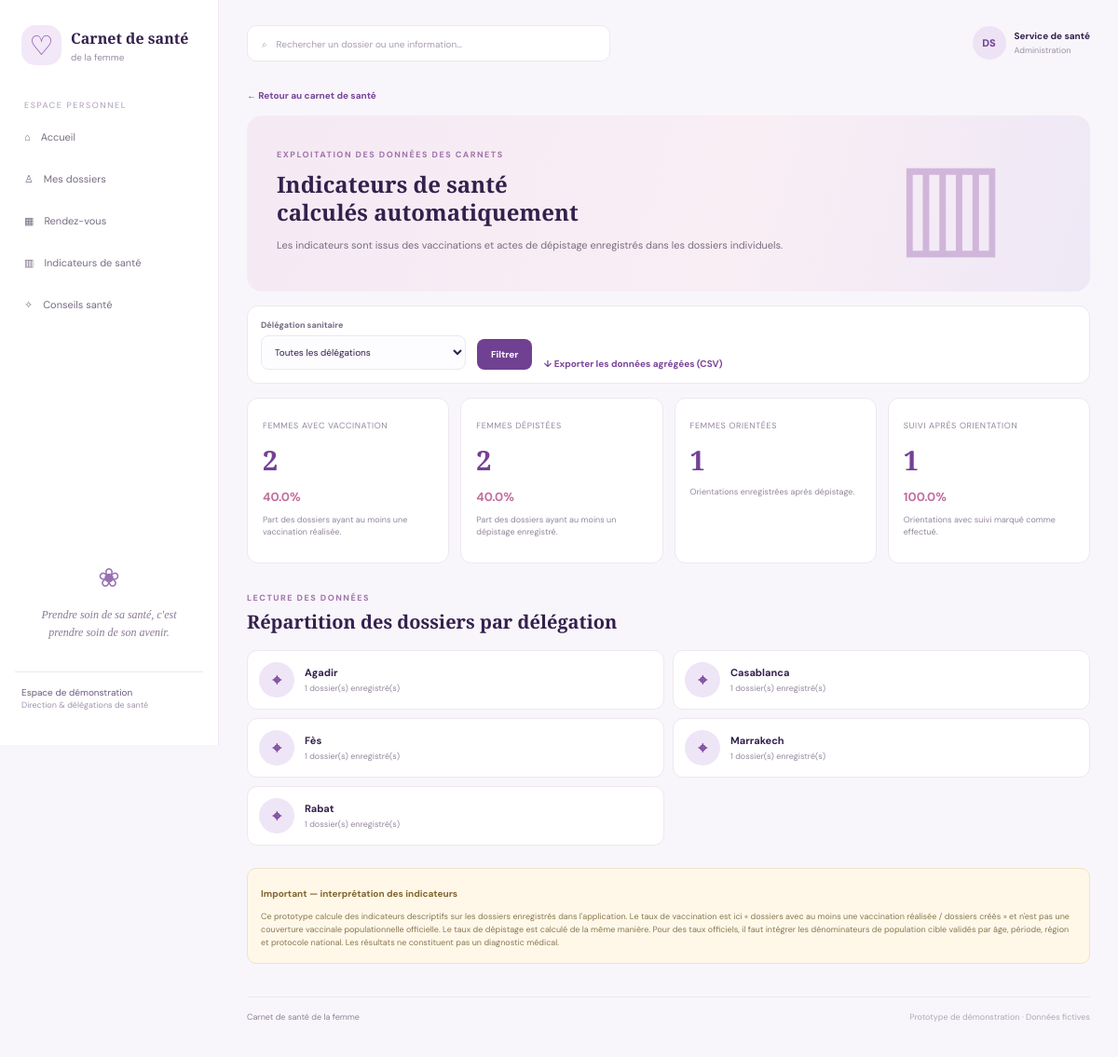
/indicateurs, run on the app's committed database.
### tables this page shows
CREATE TABLE women(
          id INTEGER PRIMARY KEY AUTOINCREMENT, code TEXT UNIQUE NOT NULL,
          full_name TEXT NOT NULL, birth_date TEXT, phone TEXT, city TEXT,
          delegation TEXT, created_at TEXT DEFAULT CURRENT_TIMESTAMP);

### app.py (the view)
@app.route("/indicateurs")
def indicators():
    region=request.args.get("delegation","")
    where=" WHERE delegation=?" if region else ""
    args=(region,) if region else ()
    with connect() as c:
        total=scalar(c,"SELECT COUNT(*) FROM women"+where,args)
        vac=scalar(c,"SELECT COUNT(DISTINCT v.woman_id) FROM vaccinations v JOIN women w ON w.id=v.woman_id WHERE v.status='Réalisée'"+(" AND w.delegation=?" if region else ""),args)
        scr=scalar(c,"SELECT COUNT(DISTINCT b.woman_id) FROM breast_screenings b JOIN women w ON w.id=b.woman_id"+(" WHERE w.delegation=?" if region else ""),args)
        ref=scalar(c,"SELECT COUNT(*) FROM breast_screenings b JOIN women w ON w.id=b.woman_id WHERE b.referral='Oui'"+(" AND w.delegation=?" if region else ""),args)
        followed=scalar(c,"SELECT COUNT(*) FROM breast_screenings b JOIN women w ON w.id=b.woman_id WHERE b.referral='Oui' AND b.followup_status='Suivi effectué'"+(" AND w.delegation=?" if region else ""),args)
        rows=c.execute("""SELECT delegation,COUNT(DISTINCT id) women FROM women"""+(" WHERE delegation=?" if region else "")+" GROUP BY delegation ORDER BY delegation",args).fetchall()
    return render_template("indicators.html",delegation=region,total=total,vac=vac,scr=scr,ref=ref,followed=followed,
       vac_rate=round(100*vac/total,1) if total else 0,screen_rate=round(100*scr/total,1) if total else 0,
       follow_rate=round(100*followed/ref,1) if ref else 0,rows=rows)

### app.py (called while the page is built)
def connect():
    c = sqlite3.connect(DB)
    c.row_factory = sqlite3.Row
    return c

def scalar(c, sql, args=()):
    return c.execute(sql,args).fetchone()[0]

### templates/indicators.html (shortened to what this page needs)
{% extends "base.html" %}{% block content %}<a class="back" href="/">← Retour au carnet de santé</a><section class="welcome compact"><div><small>EXPLOITATION DES DONNÉES DES CARNETS</small><h1>Indicateurs de santé<br>calculés automatiquement</h1><p>Les indicateurs sont issus des vaccinations et actes de dépistage enregistrés dans les dossiers individuels.</p></div><div class="womanart">▥</div></section>
<form class="filterline"><label>Délégation sanitaire<select name="delegation"><option value="">Toutes les délégations</option></select></label><button class="primary">Filtrer</button><a class="subtle" href="/export.csv">↓ Exporter les données agrégées (CSV)</a></form>
<section class="indicatorgrid"><article><small>FEMMES AVEC VACCINATION</small><strong>{{vac}}</strong><b>{{vac_rate}}%</b><p>Part des dossiers ayant au moins une vaccination réalisée.</p></article><article><small>FEMMES DÉPISTÉES</small><strong>{{scr}}</strong><b>{{screen_rate}}%</b><p>Part des dossiers ayant au moins un dépistage enregistré.</p></article><article><small>FEMMES ORIENTÉES</small><strong>{{ref}}</strong><p>Orientations enregistrées après dépistage.</p></article><article><small>SUIVI APRÈS ORIENTATION</small><strong>{{followed}}</strong><b>{{follow_rate}}%</b><p>Orientations avec suivi marqué comme effectué.</p></article></section>
<section class="section"><div class="sectiontitle"><div><small>LECTURE DES DONNÉES</small><h2>Répartition des dossiers par délégation</h2></div></div><div class="patientgrid">{% for r in rows %}<div class="patient"><span class="avatar">⌖</span><div><b>{{r.delegation}}</b><small>{{r.women}} dossier(s) enregistré(s)</small></div></div>{% endfor %}</div></section>
<div class="notice"><b>Important — interprétation des indicateurs</b><p>Ce prototype calcule des indicateurs descriptifs sur les dossiers enregistrés dans l'application. Le taux de vaccination est ici « dossiers avec au moins une vaccination réalisée / dossiers créés » et n'est pas une couverture vaccinale populationnelle officielle. Le taux de dépistage est calculé de la même manière. Pour des taux officiels, il faut intégrer les dénominateurs de population cible validés par âge, période, région et protocole national. Les résultats ne constituent pas un diagnostic médical.</p></div>{% endblock %}

### static/style.css (style rules this page uses)
:root { --ink:#34204d;--muted:#8c8097;--purple:#7842a1;--pink:#d77bad;--line:#eee7f2 }
* { box-sizing:border-box }
body { margin:0;background:#f8f6fa;color:var(--ink);font-family:'DM Sans',sans-serif }
.welcome { background:linear-gradient(105deg,#f5eaf4,#f9eef4 58%,#eee8f6);border-radius:16px;padding:29px 32px;min-height:190px;position:relative;overflow:hidden;display:flex;align-items:center }
.welcome small,.sectiontitle small,.formcard>small { font-size:9px;letter-spacing:1.5px;color:#a275ae;font-weight:800 }
.welcome h1 { font:700 27px 'Playfair Display';line-height:1.25;margin:9px 0 }
.welcome p { font-size:11px;line-height:1.7;color:#796d82;max-width:580px }
.primary { display:inline-flex;border:0;background:#704092;color:white;text-decoration:none;border-radius:8px;padding:10px 15px;font:700 10px 'DM Sans';cursor:pointer }
.womanart { position:absolute;right:10%;font-size:125px;color:#b58ac4;opacity:.55 }
.section { margin:24px 0 }
.sectiontitle { display:flex;justify-content:space-between;align-items:center;margin-bottom:13px }
.sectiontitle h2,.profilecard h2 { font:700 20px 'Playfair Display';margin:4px 0 }
.subtle,.back { font-size:10px;color:#79439a;text-decoration:none;font-weight:700 }
.patientgrid { display:grid;grid-template-columns:repeat(2,1fr);gap:9px }
.patient { display:flex;align-items:center;gap:11px;padding:12px;background:white;border:1px solid var(--line);border-radius:11px;text-decoration:none;color:var(--ink) }
.avatar { width:38px;height:38px;border-radius:50%;display:grid;place-items:center;background:#eee5f6;color:#78459b;font:700 17px 'Playfair Display';flex-shrink:0 }
.patient b,.patient small { display:block }
.patient b { font-size:11px }
.patient small { font-size:9px;color:#95889e;margin-top:4px }
.back { display:inline-block;margin:0 0 15px }
.formgrid label,.filterline label { display:grid;gap:5px;font-size:9px;color:#786b83;font-weight:700 }
.formgrid input,.formgrid select,.formgrid textarea,.filterline select { padding:10px;border:1px solid var(--line);border-radius:8px;background:#fdfcfe;font:10px 'DM Sans';color:var(--ink);width:100% }
.filterline { display:flex;align-items:end;gap:12px;flex-wrap:wrap;background:#fff;padding:14px;border:1px solid var(--line);border-radius:12px;margin:15px 0 }
.filterline label { min-width:220px }
.indicatorgrid { display:grid;grid-template-columns:repeat(4,1fr);gap:12px }
.indicatorgrid article { background:white;border:1px solid var(--line);border-radius:12px;padding:16px }
.indicatorgrid small { font-size:9px;color:#94849e;letter-spacing:.6px }
.indicatorgrid strong { display:block;font:700 29px 'Playfair Display';margin:9px 0;color:#744195 }
.indicatorgrid b { color:#c36d9e;font-size:13px }
.indicatorgrid p { font-size:9px;color:#92869b;line-height:1.5 }
.notice { margin-top:20px;background:#fff8e9;border:1px solid #f0e4c5;padding:14px;border-radius:10px }
.notice b { font-size:10px;color:#81652c }
.notice p { font-size:9px;color:#897750;line-height:1.6;margin-bottom:0 }
.compact { min-height:155px }
.compact h1 { font-size:24px }

### data on the page
women: delegation "Agadir", women "1"
women: delegation "Casablanca", women "1"
women: delegation "Fès", women "1"
women: delegation "Marrakech", women "1"
women: delegation "Rabat", women "1"

### other printed values
{{ vac }} "2"
{{ vac_rate }} "40.0"
{{ scr }} "2"
{{ screen_rate }} "40.0"
{{ ref }} "1"
{{ followed }} "1"
{{ follow_rate }} "100.0"
